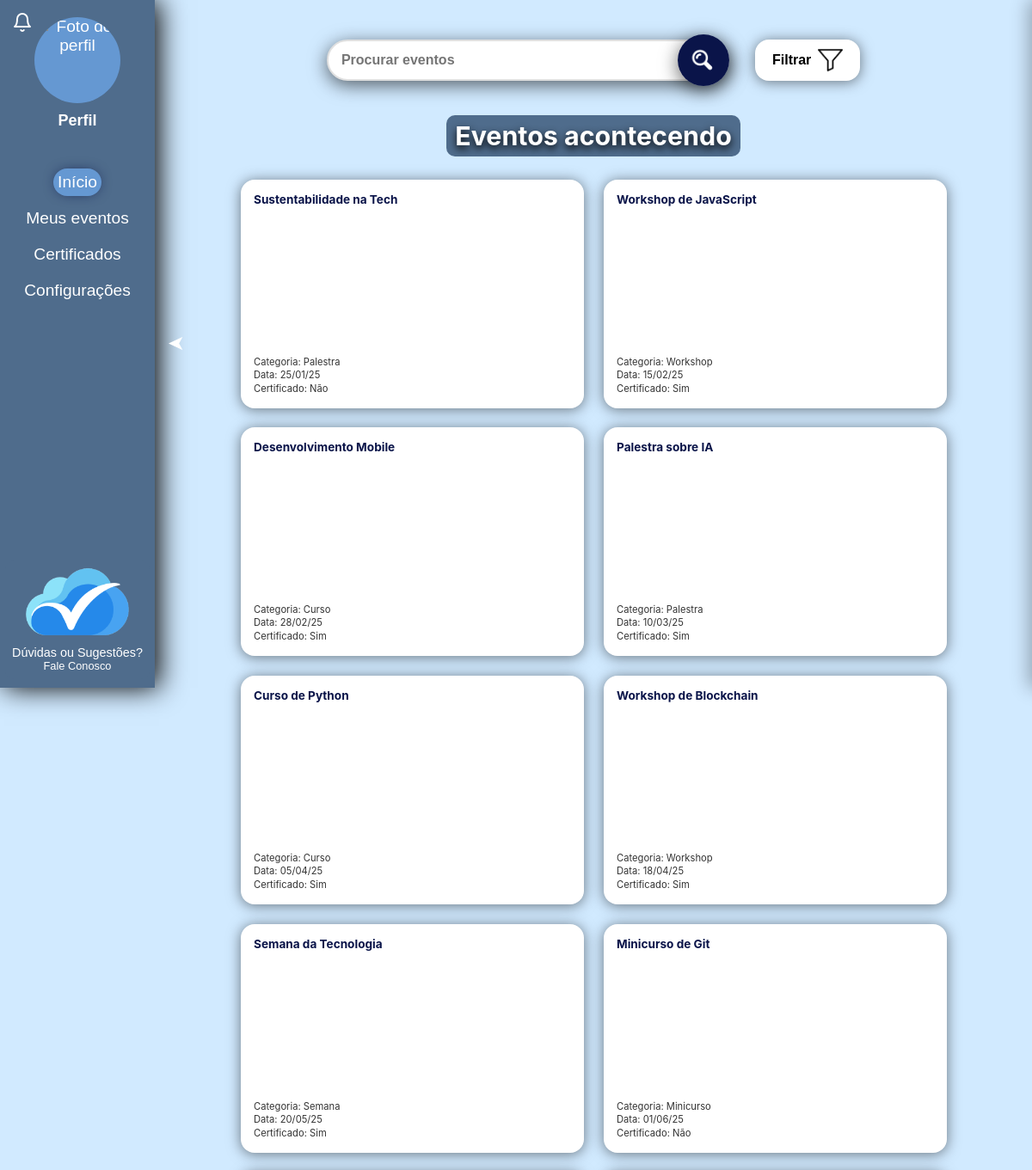
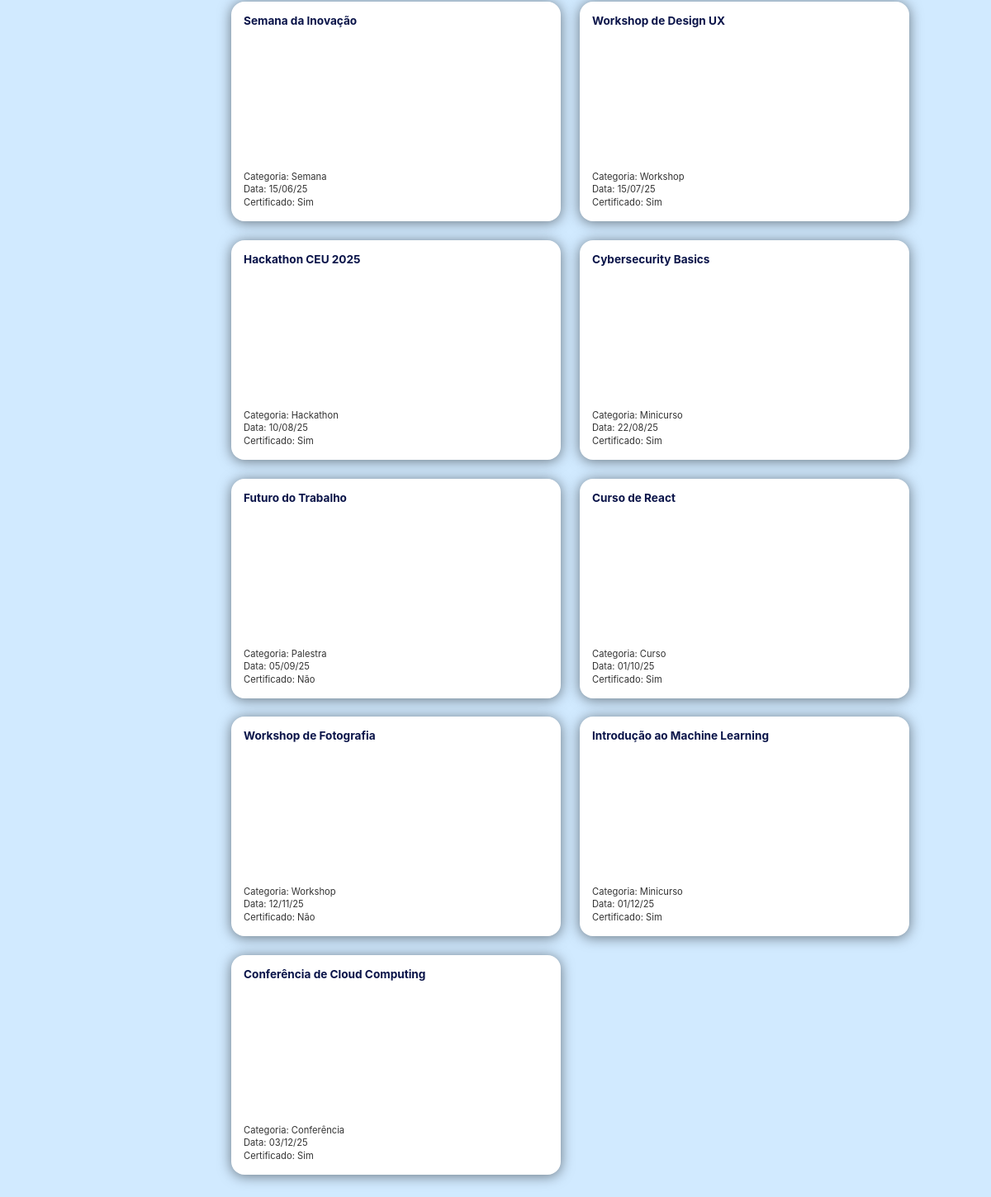
Screenshot of /PaginasOrganizador/ContainerOrganizador.php?pagina=inicio (signed in) with the database file from the repository (2 pictures, top to bottom).
### tables this page shows
create table if not exists evento(
cod_evento int primary key not null,
categoria varchar(40) not null,
nome varchar(100) not null,
lugar varchar(40) not null,
descricao varchar(500),
publico_alvo varchar(100),
inicio datetime not null,
conclusao datetime not null,
duracao float, 
certificado tinyint(1) not null default 0,
modalidade enum('Presencial','Online','Híbrido') not null default 'Presencial',
imagem varchar(255) null
);

### PaginasOrganizador/InicioOrganizador.php (the view, shortened to what this page needs)
<!DOCTYPE html>
<html lang="pt-br">
<head>
    <link rel="stylesheet" href="../styleGlobal.css" />
</head>
<body>
    <?php
    include_once '../BancoDados/conexao.php';
    $sql = "SELECT cod_evento, categoria, nome, inicio, conclusao, duracao, certificado, lugar, modalidade, imagem FROM evento ORDER BY inicio";
    $res = mysqli_query($conexao, $sql);
    function formatar($txt) {
        $map = [
            'Á'=>'A','À'=>'A','Â'=>'A','Ã'=>'A','Ä'=>'A','á'=>'a','à'=>'a','â'=>'a','ã'=>'a','ä'=>'a',
            'É'=>'E','È'=>'E','Ê'=>'E','Ë'=>'E','é'=>'e','è'=>'e','ê'=>'e','ë'=>'e',
            'Í'=>'I','Ì'=>'I','Î'=>'I','Ï'=>'I','í'=>'i','ì'=>'i','î'=>'i','ï'=>'i',
            'Ó'=>'O','Ò'=>'O','Ô'=>'O','Õ'=>'O','Ö'=>'O','ó'=>'o','ò'=>'o','ô'=>'o','õ'=>'o','ö'=>'o',
            'Ú'=>'U','Ù'=>'U','Û'=>'U','Ü'=>'U','ú'=>'u','ù'=>'u','û'=>'u','ü'=>'u',
            'Ç'=>'C','ç'=>'c'
        ];
        $txt = strtr($txt ?? '', $map);
        $txt = strtolower($txt);
        $txt = str_replace(' ', '_', $txt);
        return preg_replace('/[^a-z0-9_]/','', $txt);
    }
    ?>
    <div id="main-content">
        <div class="section-title-wrapper">
            <div class="barra-pesquisa-container">
                <div class="barra-pesquisa">
                    <div class="campo-pesquisa-wrapper">
                        <input class="campo-pesquisa" type="text" id="busca-eventos-org" name="busca_eventos_org" placeholder="Procurar eventos" autocomplete="off" />
                        <button class="botao-pesquisa" aria-label="Procurar">
                            <div class="icone-pesquisa">
                                <img src="../Imagens/lupa.png" alt="Lupa">
                            </div>
                        </button>
                    </div>
                </div>
                <button class="botao botao-filtrar">
                    <span>Filtrar</span>
                    <img src="../Imagens/filtro.png" alt="Filtro">
                </button>
            </div>
            <div class="div-section-title">
                <h1 class="section-title">Eventos acontecendo</h1>
            </div>
        </div>
        <div class="container" id="eventos-container">
            <?php if ($res && mysqli_num_rows($res) > 0): ?>
                <?php while ($ev = mysqli_fetch_assoc($res)):
                    $dataInicioISO = date('Y-m-d', strtotime($ev['inicio']));
                    $dataFormatada = date('d/m/y', strtotime($ev['inicio']));
                    $tipo = formatar($ev['categoria']);
                    $local = formatar($ev['lugar']);
                    $modalidadeAttr = formatar($ev['modalidade'] ?? '');
                    $duracaoFaixa = '';
                    if (is_numeric($ev['duracao'])) {
                        $h = (float)$ev['duracao'];
                        if ($h < 1) { $duracaoFaixa = 'menos_1h'; }
                        elseif ($h < 2) { $duracaoFaixa = '1h_2h'; }
                        elseif ($h < 4) { $duracaoFaixa = '2h_4h'; }
                        else { $duracaoFaixa = 'mais_5h'; }
                    }
                    $cert = ((int)$ev['certificado'] === 1) ? 'sim' : 'nao';
                    $certTexto = ($cert === 'sim') ? 'Sim' : 'Não';
                ?>
                    <a class="botao CaixaDoEvento"
                        style="text-decoration:none;color:inherit;display:block;"
                        href="ContainerOrganizador.php?pagina=evento&id=<?= (int)$ev['cod_evento'] ?>"
                        data-tipo="<?= htmlspecialchars($tipo) ?>"
                        data-modalidade="<?= htmlspecialchars($modalidadeAttr) ?>"
                        data-localizacao="<?= htmlspecialchars($local) ?>"
                        data-duracao="<?= htmlspecialchars($duracaoFaixa) ?>"
                        data-data="<?= $dataInicioISO ?>"
                        data-certificado="<?= $cert ?>">
                        <div class="EventoTitulo"><?= htmlspecialchars($ev['nome']) ?></div>
                        <div class="EventoInfo">
                            Categoria: <?= htmlspecialchars($ev['categoria']) ?><br>
                            Data: <?= $dataFormatada ?><br>
                            Certificado: <?= $certTexto ?>
                        </div>
                    </a>
                <?php endwhile; ?>
            <?php else: ?>
                <p style="grid-column:1/-1;text-align:center;padding:20px;">Nenhum evento cadastrado.</p>
            <?php endif; ?>
        </div>
    </div>
</body>
</html>

### rows the page displays
evento: nome "Sustentabilidade na Tech", categoria "Palestra", inicio "25/01/25", certificado "Não"
evento: nome "Workshop de JavaScript", categoria "Workshop", inicio "15/02/25", certificado "Sim"
evento: nome "Desenvolvimento Mobile", categoria "Curso", inicio "28/02/25", certificado "Sim"
evento: nome "Palestra sobre IA", categoria "Palestra", inicio "10/03/25", certificado "Sim"
evento: nome "Curso de Python", categoria "Curso", inicio "05/04/25", certificado "Sim"
evento: nome "Workshop de Blockchain", categoria "Workshop", inicio "18/04/25", certificado "Sim"
evento: nome "Semana da Tecnologia", categoria "Semana", inicio "20/05/25", certificado "Sim"
evento: nome "Minicurso de Git", categoria "Minicurso", inicio "01/06/25", certificado "Não"
evento: nome "Semana da Inovação", categoria "Semana", inicio "15/06/25", certificado "Sim"
evento: nome "Workshop de Design UX", categoria "Workshop", inicio "15/07/25", certificado "Sim"
evento: nome "Hackathon CEU 2025", categoria "Hackathon", inicio "10/08/25", certificado "Sim"
evento: nome "Cybersecurity Basics", categoria "Minicurso", inicio "22/08/25", certificado "Sim"
evento: nome "Futuro do Trabalho", categoria "Palestra", inicio "05/09/25", certificado "Não"
evento: nome "Curso de React", categoria "Curso", inicio "01/10/25", certificado "Sim"
evento: nome "Workshop de Fotografia", categoria "Workshop", inicio "12/11/25", certificado "Não"
evento: nome "Introdução ao Machine Learning", categoria "Minicurso", inicio "01/12/25", certificado "Sim"
evento: nome "Conferência de Cloud Computing", categoria "Conferência", inicio "03/12/25", certificado "Sim"
